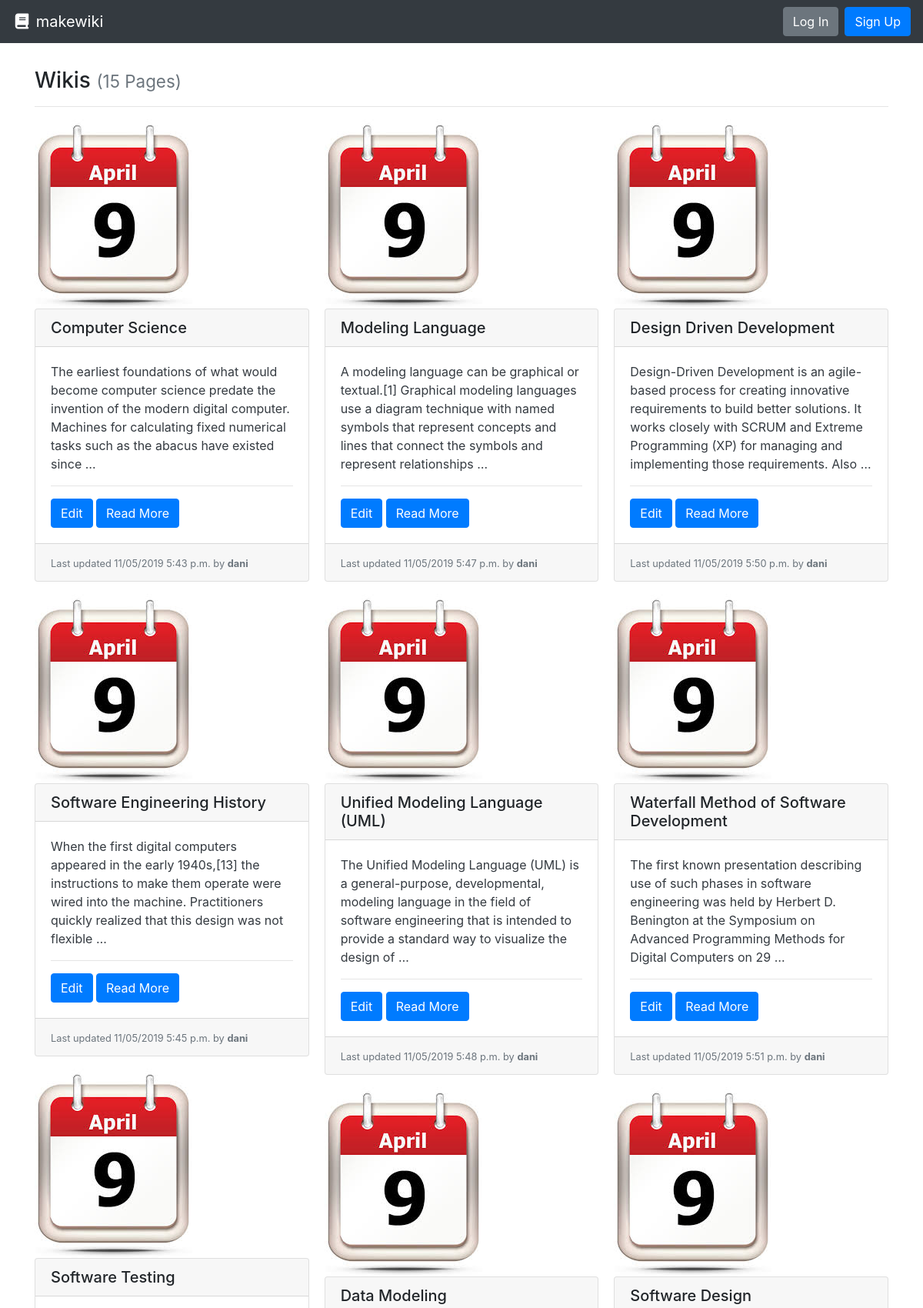
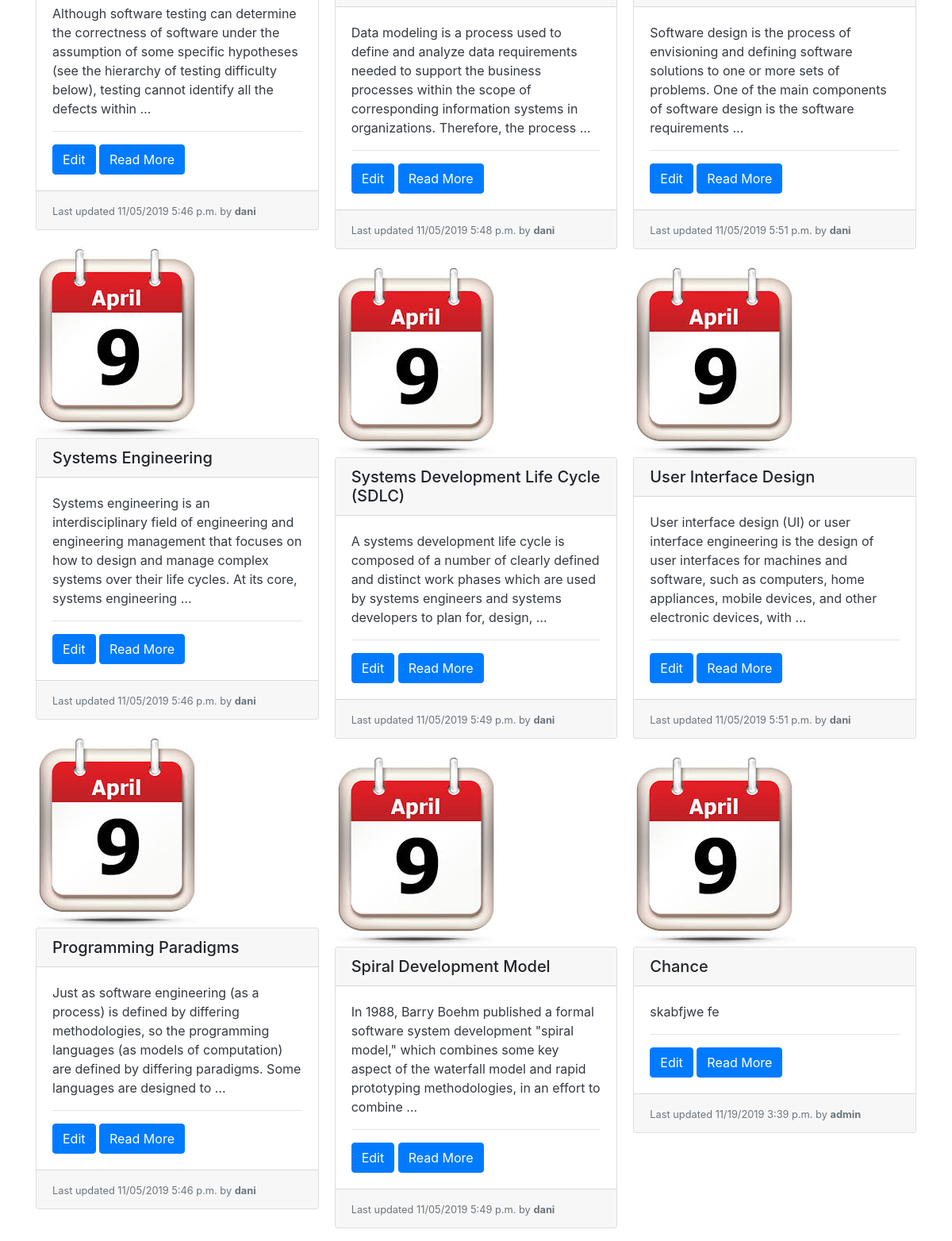
Before: / with the older database file (2 pictures, top to bottom).
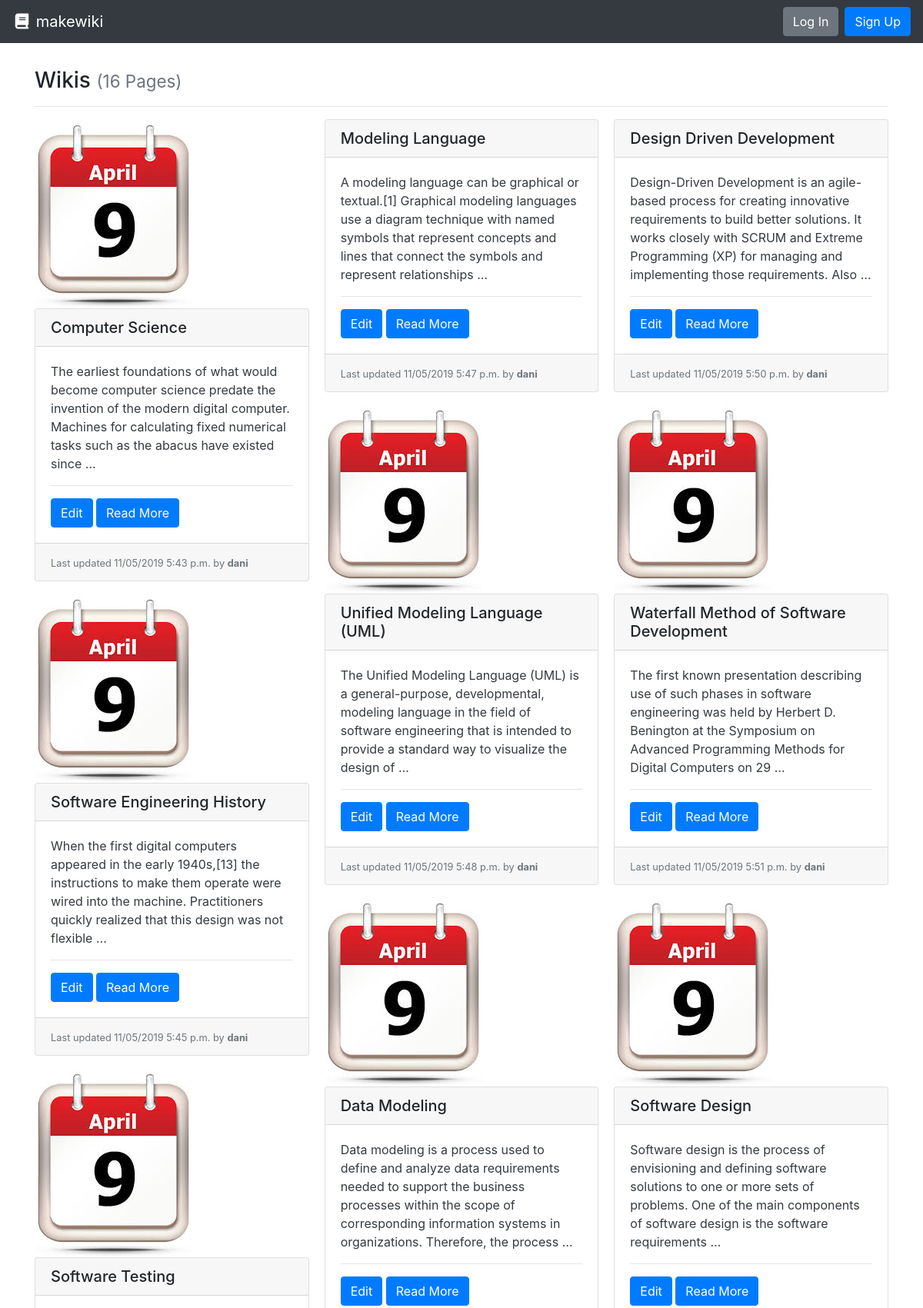
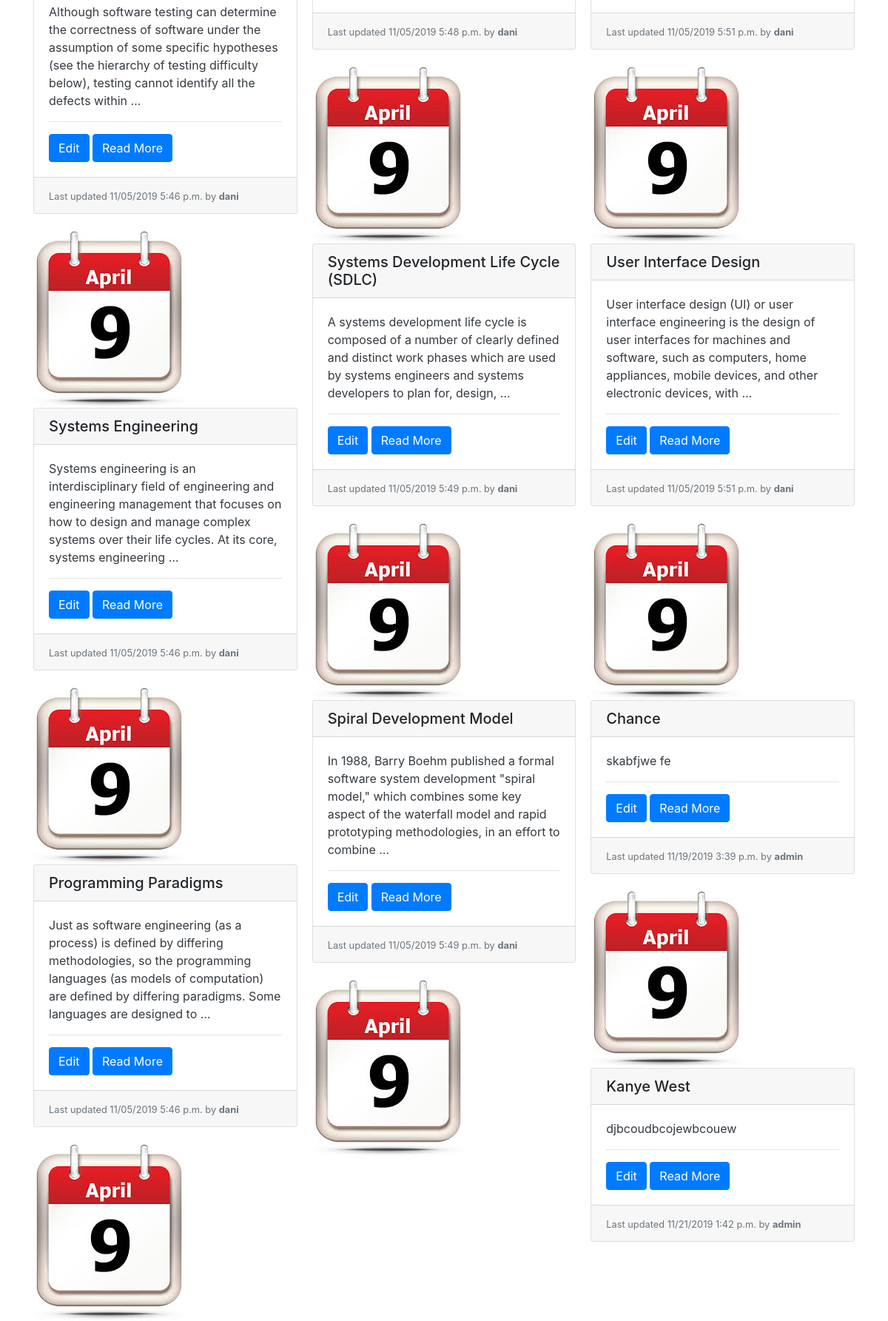
After: the same page with the newer database file (2 pictures, top to bottom).
### wiki/models.py (models this page shows, shortened)
class Page(models.Model):
    title = models.CharField(max_length=settings.WIKI_PAGE_TITLE_MAX_LENGTH, unique=True,
                             help_text="Title of your page.")
    author = models.ForeignKey(User, on_delete=models.PROTECT,
                               help_text="The user that posted this article.")
    slug = models.CharField(max_length=settings.WIKI_PAGE_TITLE_MAX_LENGTH, blank=True, editable=False,
                            help_text="Unique URL path to access this page. Generated by the system.")
    content = models.TextField(
        help_text="Write the content of your page here.")
    created = models.DateTimeField(auto_now_add=True,
                                   help_text="The date and time this page was created. Automatically generated when the model saves.")
    modified = models.DateTimeField(auto_now=True,
                                    help_text="The date and time this page was updated. Automatically generated when the model updates.")

### wiki/views.py (the view)
# urls.py: path('', PageListView.as_view(), name='wiki-list-page'),
class PageListView(ListView):
    model = Page
    def get(self, request):
        pages = self.get_queryset().all()
        return render(request, 'list.html', {
          'pages': pages
        })

### wiki/templates/list.html
{% extends "base.html" %}
{% load static %}
{% block content %}
  <h3>Wikis {% if pages %}<small class="text-muted">({{ pages|length }} Page{{ pages|length|pluralize:"s" }})</small>{% endif %}</h3>
  <hr>
  {% if pages %}
    <div class="card-columns">
      {% for page in pages %}
        <img src="{% static "makewiki_v2/calendar.jpeg" %}" alt="My image">
        {% include "partials/card.html" %}
      {% endfor %}
    </div>
  {% else %}
    <div class="alert alert-primary" role="alert">No pages to display.</div>
  {% endif %}
{% endblock %}

### templates/base.html (shortened to what this page needs)
<!doctype html>
<html lang="en">
  <head>
    <link rel="stylesheet" href="https://stackpath.bootstrapcdn.com/bootstrap/4.3.1/css/bootstrap.min.css"
>
  </head>
  <body>
    <nav class="navbar navbar-expand-md navbar-dark bg-dark">
      <a class="navbar-brand" href="{% url 'roster-list-page' %}"><i class="fas fa-fw fa-book"></i> makewiki</a>
      <form class="form-inline ml-auto">
        {% if request.user.is_authenticated %}
            <div class="text-white">Hello, {{ request.user.username }}</div>
            <a href="{% url 'wiki-new-page' %}" class="btn btn-success ml-4">New Page</a>
            <a href="{% url 'logout' %}" class="btn btn-danger ml-2">Log Out</a>
        {% else %}
            <a href="{% url 'login' %}" class="btn btn-secondary ml-2">Log In</a>
            <a href="{% url 'wiki-signup-page' %}" class="btn btn-primary ml-2">Sign Up</a>
        {% endif %}
      </form>
    </nav>
    <main role="main" class="container" style="margin-top: 4vh;">
      {% block content %}{% endblock %}
    </main>
  </body>

### wiki/templates/partials/card.html
<div class="card mb-3">
  <h5 class="card-header ">{{ page.title }}</h5>
  <div class="card-body border-dark">
    <p class="card-text text-dark">
      {{ page.content|truncatewords_html:30 }}
      <hr>
      <div class="text-left">
        <a class="btn btn-primary" href="#" role="button" title="Edit">Edit</a>
        <a class="btn btn-primary" href="{% url 'wiki-details-page' page.slug %}" role="button" title="Read More">Read More</a>
      </div>
  </div>
  <div class="card-footer">
    <small class="text-muted">Last updated {{ page.modified|date:"SHORT_DATETIME_FORMAT" }} by <b>{{ page.author.username }}</b></small>
  </div>
</div>

Changed rows visible on the page:
added Page: title "Kanye West", content "djbcoudbcojewbcouew", modified "11/21/2019 1:42 p.m.", author.username "admin"
Other visible differences:
{{ pages|length }}: "15" → "16"
